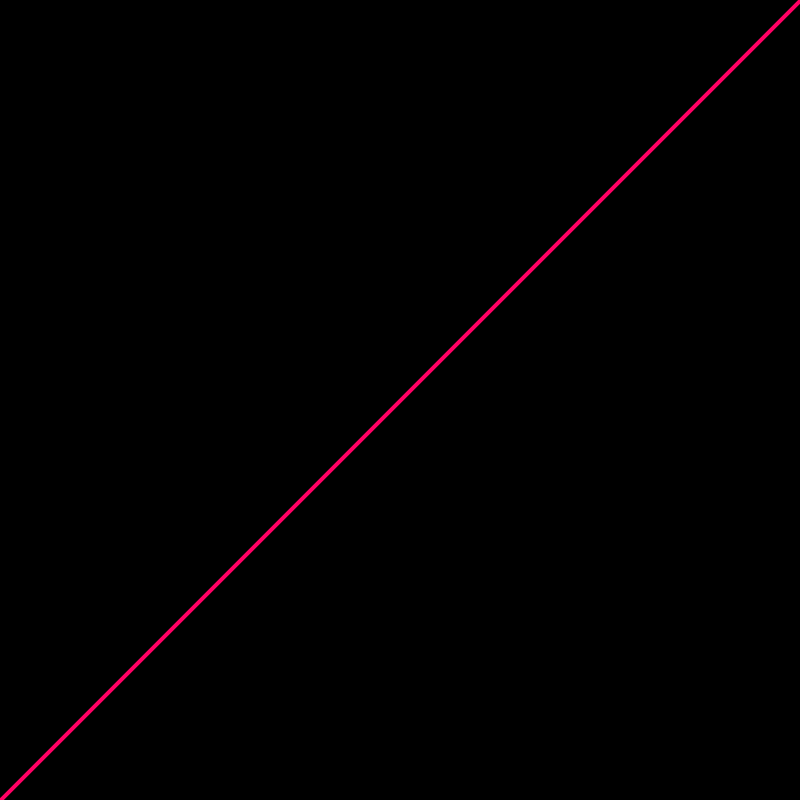
Frame 1 (no input)
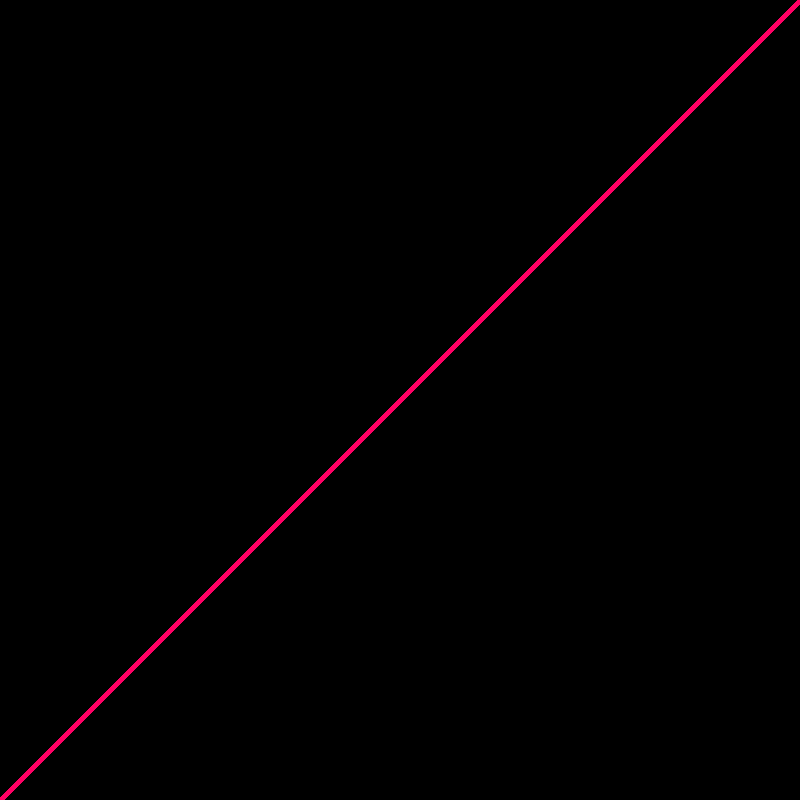
Frame 60 (the mouse pressed at the canvas centre just before this capture)
Frame 120 (the mouse held since frame 60 and released just before this capture): identical to frame 60, image omitted

The Processing sketch that drew these frames (run headless with seeded random() and noise(); from frame 60 on, the mouse is pressed at the canvas centre):

// Processing sketch: linear_line
// ── linear_line.pde
//visualizzazione funzione lineare ossia x = y;

void setup(){
  size(800,800);
  background(0);
}

void draw(){
  strokeWeight(4);
 stroke(255,0,100);
  for(int i = 0; i< width; i++){
    point(i,height-i);
  }
}
